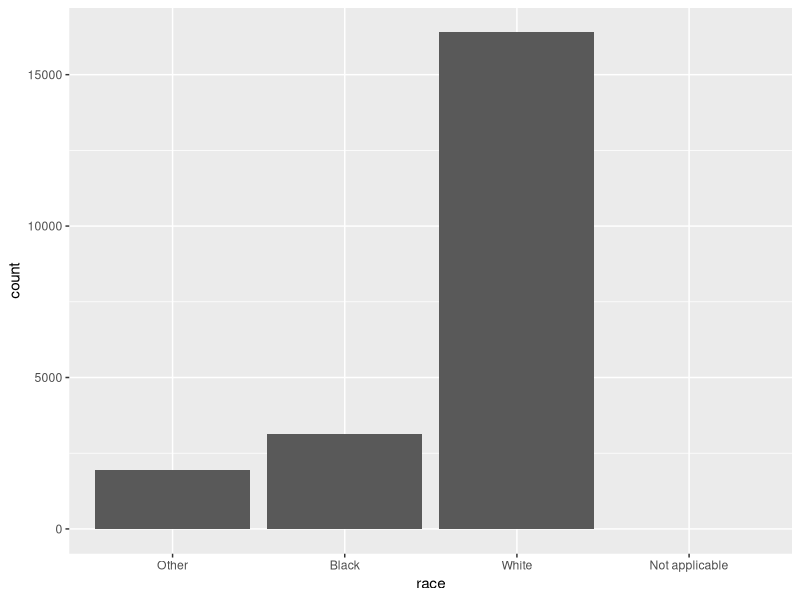
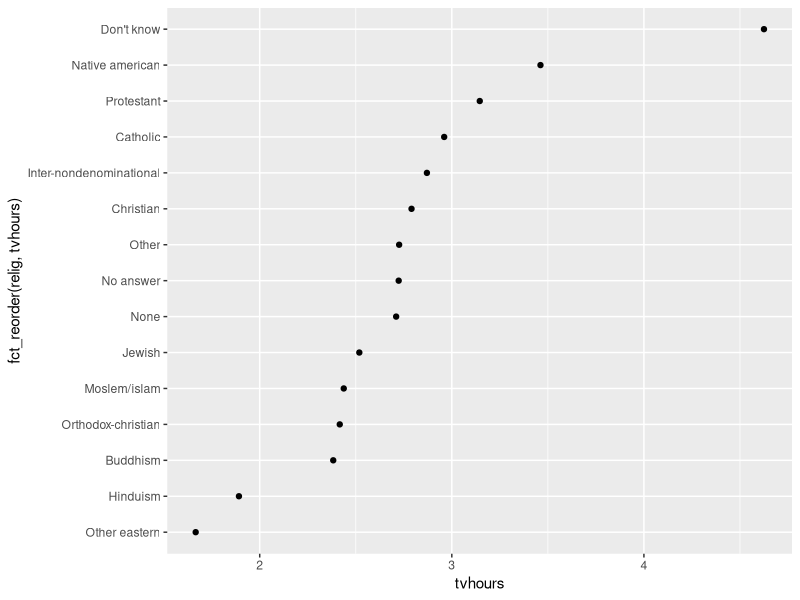
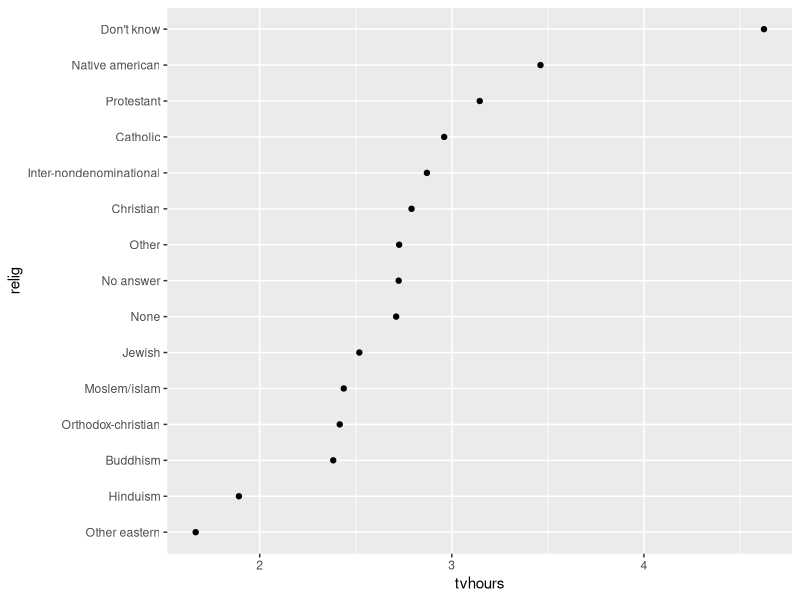
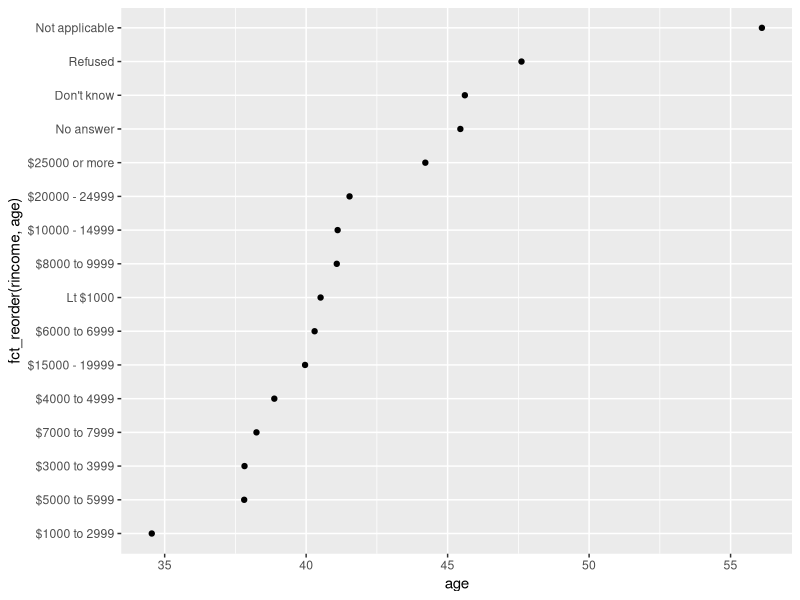
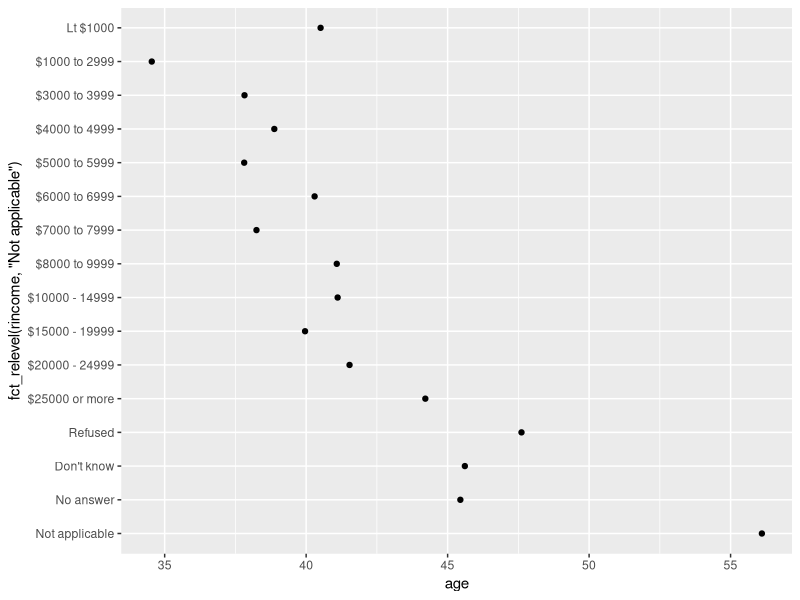

Recreate these plots in R, in order. (Note: this script raises an error after producing the figures.)
library(tidyverse)
library(forcats)
library(readr)

month_levels <- c("Jan", "Feb", "Mar", "Apr", "May", "Jun", "Jul", "Aug", "Sep", "Oct", "Nov", "Dec")
x1 <- c("Dec", "Apr", "Jan", "Mar")
y1 <- factor(x1, levels = month_levels)

x2 <- c("Dec", "Apr", "Jam", "Mar")
y2 <- parse_factor(x2, levels = month_levels)

gss_cat
gss_cat %>%
  count(race)
ggplot(gss_cat, aes(race)) +
  geom_bar() +
  scale_x_discrete(drop = F)
gss_cat %>%
  count(relig)

#modify order, fct_reorder()
relig <- gss_cat %>%
  group_by(relig) %>%
  summarize(
    age = mean(age, na.rm = T),
    tvhours = mean(tvhours, na.rm = T),
    n = n()
  )

relig %>%
  ggplot(aes(fct_reorder(relig, tvhours), tvhours)) + geom_point() + coord_flip()

relig %>%
  mutate(relig = fct_reorder(relig, tvhours)) %>%
  ggplot(aes(tvhours, relig)) +
  geom_point()

rincome <- gss_cat %>%
  group_by(rincome) %>%
  summarize(
    age = mean(age, na.rm = T),
    tvhours = mean(tvhours, na.rm = T),
    n = n()
  ) 
ggplot(rincome, aes(age, fct_reorder(rincome, age))) +
  geom_point()
ggplot(rincome, aes(age, fct_relevel(rincome, "Not applicable"))) +
  geom_point()

by_age <- gss_cat %>%
  filter(!is.na(age)) %>%
  group_by(age, marital) %>%
  count() %>%
ggplot(by_age, aes(age, n/sum(n), color = marital)) + geom_line(na.rm = T)
ggplot(by_age, aes(age, n/sum(n), color = fct_reorder2(marital, age, n/sum(n)))) +
  geom_line() +
  labs(color = "marital")

gss_cat %>%
  mutate(marital = marital %>% fct_infreq() %>% fct_rev()) %>%
  ggplot(aes(marital)) +
    geom_bar()

#fct_recode()
gss_cat %>% count(partyid)
gss_cat %>% 
  mutate(partyid = fct_recode(
    partyid,
    "Republican, strong" = "Strong rep",
    "Republican, weak" = "Weak rep",
    "Independent, near rep" = "Ind, near rep",
    "Independent, near dem" = "Ind, near dem",
    "Democrat, weak" = "Weak dem",
    "Democrat, strong" = "Strong dem"
  )) %>%
  count(partyid)

#recode a lot of factors
gss_cat %>%
  mutate(partyid = fct_collapse(partyid, 
                                Other = c("No answer", "Don't know", "Other party"),
                                Republican = c("Strong republican", "Not str republican"),
                                Independent = c("Ind,near rep", "Independent", "Ind,near dem"),
                                Democratic = c("Not str democrat", "Strong democrat")
                                )) %>%
  count(partyid) %>%
  ggplot(aes(x = partyid, y = n/sum(n))) +
    geom_bar(stat = "identity")

#lump together small groups
gss_cat %>%
  mutate(relig = fct_lump(relig)) %>%
  count(relig)
gss_cat %>%
  mutate(relig = fct_lump(relig, n = 10)) %>%
  count(relig, sort = T) %>%
  print(n = Inf)
